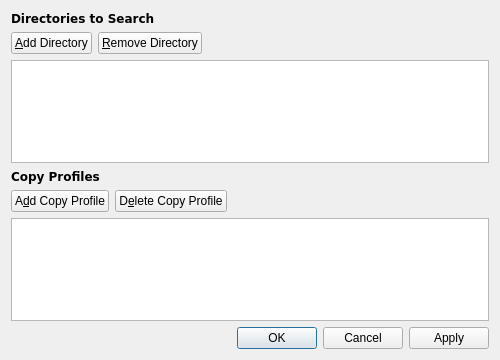
<?xml version="1.0" encoding="UTF-8"?>
<ui version="4.0">
 <class>OptionsWindow</class>
 <widget class="QDialog" name="OptionsWindow">
  <property name="geometry">
   <rect>
    <x>0</x>
    <y>0</y>
    <width>500</width>
    <height>360</height>
   </rect>
  </property>
  <property name="windowTitle">
   <string>Options</string>
  </property>
  <layout class="QVBoxLayout" name="verticalLayout">
   <item>
    <widget class="QLabel" name="lblDirectoriesToSearch">
     <property name="font">
      <font>
       <family>DejaVu Sans</family>
       <weight>75</weight>
       <bold>true</bold>
      </font>
     </property>
     <property name="text">
      <string>Directories to Search</string>
     </property>
    </widget>
   </item>
   <item>
    <layout class="QHBoxLayout" name="horizontalLayout_Directory">
     <item>
      <widget class="QPushButton" name="btnAddDirectory">
       <property name="sizePolicy">
        <sizepolicy hsizetype="Fixed" vsizetype="Fixed">
         <horstretch>0</horstretch>
         <verstretch>0</verstretch>
        </sizepolicy>
       </property>
       <property name="text">
        <string>&amp;Add Directory</string>
       </property>
      </widget>
     </item>
     <item>
      <widget class="QPushButton" name="btnRemoveDirectory">
       <property name="sizePolicy">
        <sizepolicy hsizetype="Fixed" vsizetype="Fixed">
         <horstretch>0</horstretch>
         <verstretch>0</verstretch>
        </sizepolicy>
       </property>
       <property name="text">
        <string>&amp;Remove Directory</string>
       </property>
      </widget>
     </item>
     <item>
      <spacer name="horizontalSpacer_Directory">
       <property name="orientation">
        <enum>Qt::Horizontal</enum>
       </property>
       <property name="sizeHint" stdset="0">
        <size>
         <width>40</width>
         <height>20</height>
        </size>
       </property>
      </spacer>
     </item>
    </layout>
   </item>
   <item>
    <widget class="QListView" name="lvDirectories"/>
   </item>
   <item>
    <widget class="QLabel" name="lblCopyProfiles">
     <property name="font">
      <font>
       <family>DejaVu Sans</family>
       <weight>75</weight>
       <bold>true</bold>
      </font>
     </property>
     <property name="text">
      <string>Copy Profiles</string>
     </property>
    </widget>
   </item>
   <item>
    <layout class="QHBoxLayout" name="horizontalLayout_CopyProfile">
     <item>
      <widget class="QPushButton" name="btnAddCopyProfile">
       <property name="text">
        <string>A&amp;dd Copy Profile</string>
       </property>
      </widget>
     </item>
     <item>
      <widget class="QPushButton" name="btnDeleteCopyProfile">
       <property name="text">
        <string>D&amp;elete Copy Profile</string>
       </property>
      </widget>
     </item>
     <item>
      <spacer name="horizontalSpacer_CopyProfile">
       <property name="orientation">
        <enum>Qt::Horizontal</enum>
       </property>
       <property name="sizeHint" stdset="0">
        <size>
         <width>40</width>
         <height>20</height>
        </size>
       </property>
      </spacer>
     </item>
    </layout>
   </item>
   <item>
    <widget class="QListView" name="lvCopyProfiles"/>
   </item>
   <item>
    <widget class="QDialogButtonBox" name="buttonBox">
     <property name="orientation">
      <enum>Qt::Horizontal</enum>
     </property>
     <property name="standardButtons">
      <set>QDialogButtonBox::Apply|QDialogButtonBox::Cancel|QDialogButtonBox::Ok</set>
     </property>
    </widget>
   </item>
  </layout>
 </widget>
 <resources/>
 <connections>
  <connection>
   <sender>buttonBox</sender>
   <signal>accepted()</signal>
   <receiver>OptionsWindow</receiver>
   <slot>accept()</slot>
   <hints>
    <hint type="sourcelabel">
     <x>248</x>
     <y>254</y>
    </hint>
    <hint type="destinationlabel">
     <x>157</x>
     <y>274</y>
    </hint>
   </hints>
  </connection>
  <connection>
   <sender>buttonBox</sender>
   <signal>rejected()</signal>
   <receiver>OptionsWindow</receiver>
   <slot>reject()</slot>
   <hints>
    <hint type="sourcelabel">
     <x>316</x>
     <y>260</y>
    </hint>
    <hint type="destinationlabel">
     <x>286</x>
     <y>274</y>
    </hint>
   </hints>
  </connection>
 </connections>
</ui>
